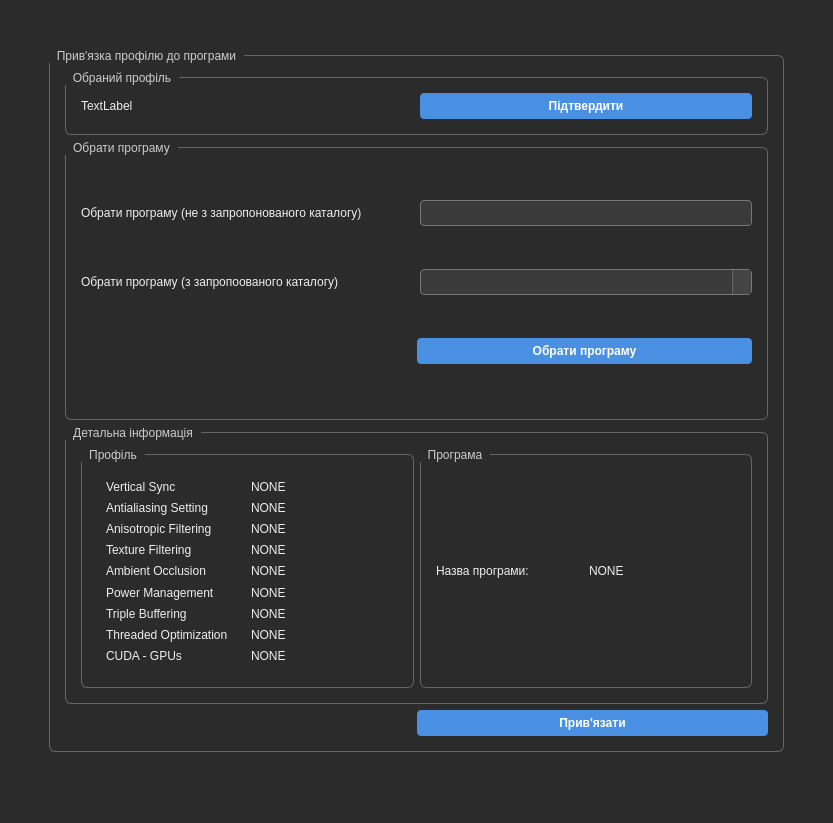
<?xml version="1.0" encoding="UTF-8"?>
<ui version="4.0">
 <class>linkingWindow</class>
 <widget class="QMainWindow" name="linkingWindow">
  <property name="geometry">
   <rect>
    <x>0</x>
    <y>0</y>
    <width>833</width>
    <height>823</height>
   </rect>
  </property>
  <property name="windowTitle">
   <string>MainWindow</string>
  </property>
  <property name="styleSheet">
   <string notr="true">/* Загальний фон */
QWidget {
    background-color: #2b2b2b;
    color: #f0f0f0;
    font-family: &quot;Segoe UI&quot;, &quot;Roboto&quot;, sans-serif;
    font-size: 12px;
}

/* QLabel */
QLabel {
    color: #eeeeee;
    font-weight: normal;
}

/* QComboBox */
QComboBox {
    background-color: #3a3a3a;
    border: 1px solid #777;
    border-radius: 4px;
    padding: 4px;
    color: #ffffff;
}

QComboBox:hover {
    border: 1px solid #aaa;
    background-color: #444;
}

QComboBox::drop-down {
    subcontrol-origin: padding;
    subcontrol-position: top right;
    width: 18px;
    border-left: 1px solid #666;
    background-color: #444;
}

QComboBox QAbstractItemView {
    background-color: #3a3a3a;
    selection-background-color: #505050;
    border: 1px solid #555;
    color: #ffffff;
}

/* QGroupBox */
QGroupBox {
    border: 1px solid #666;
    border-radius: 6px;
    margin-top: 6px;
    padding: 6px;
}

QGroupBox::title {
    subcontrol-origin: margin;
    subcontrol-position: top left;
    padding: 0 6px;
    color: #cccccc;
    background-color: #2b2b2b;
}

/* QScrollArea */
QScrollArea {
    border: none;
    background-color: #2b2b2b;
}

QScrollBar:vertical {
    border: none;
    background: #3a3a3a;
    width: 10px;
    margin: 2px;
}

QScrollBar::handle:vertical {
    background: #666;
    min-height: 20px;
    border-radius: 4px;
}

QScrollBar::add-line:vertical,
QScrollBar::sub-line:vertical {
    height: 0px;
}

QScrollBar::add-page:vertical,
QScrollBar::sub-page:vertical {
    background: none;
}

/* QPushButton — кнопки виразні */
QPushButton {
    background-color: #4a90e2;
    color: white;
    border: none;
    border-radius: 4px;
    padding: 6px 12px;
    font-weight: bold;
}

QPushButton:hover {
    background-color: #5aa0f0;
}

QPushButton:pressed {
    background-color: #3f7ecb;
}

/* QLineEdit */
QLineEdit {
    background-color: #3a3a3a;
    border: 1px solid #777;
    border-radius: 4px;
    padding: 4px 6px;
    color: #ffffff;
    selection-background-color: #4a90e2;
    selection-color: #ffffff;
}

QLineEdit:hover {
    border: 1px solid #aaa;
    background-color: #444;
}

QLineEdit:focus {
    border: 1px solid #4a90e2;
    background-color: #3f3f3f;
}

</string>
  </property>
  <widget class="QWidget" name="centralwidget">
   <layout class="QGridLayout" name="gridLayout" rowstretch="0,2,0" columnstretch="0,1,1,0">
    <item row="0" column="1">
     <spacer name="verticalSpacer">
      <property name="orientation">
       <enum>Qt::Orientation::Vertical</enum>
      </property>
      <property name="sizeHint" stdset="0">
       <size>
        <width>20</width>
        <height>40</height>
       </size>
      </property>
     </spacer>
    </item>
    <item row="1" column="0">
     <spacer name="horizontalSpacer">
      <property name="orientation">
       <enum>Qt::Orientation::Horizontal</enum>
      </property>
      <property name="sizeHint" stdset="0">
       <size>
        <width>40</width>
        <height>20</height>
       </size>
      </property>
     </spacer>
    </item>
    <item row="1" column="1" colspan="2">
     <layout class="QVBoxLayout" name="verticalLayout">
      <item>
       <widget class="QGroupBox" name="groupBox">
        <property name="title">
         <string>Прив'язка профілю до програми</string>
        </property>
        <layout class="QGridLayout" name="gridLayout_2">
         <item row="0" column="0">
          <layout class="QVBoxLayout" name="verticalLayout_2" stretch="0,1,1">
           <item>
            <layout class="QHBoxLayout" name="horizontalLayout_3">
             <item>
              <widget class="QGroupBox" name="groupBox_2">
               <property name="title">
                <string>Обраний профіль</string>
               </property>
               <layout class="QGridLayout" name="gridLayout_3">
                <item row="0" column="0">
                 <layout class="QHBoxLayout" name="horizontalLayout_4">
                  <item>
                   <widget class="QLabel" name="label_profileName">
                    <property name="text">
                     <string>TextLabel</string>
                    </property>
                   </widget>
                  </item>
                  <item>
                   <widget class="QPushButton" name="button_profileCheck">
                    <property name="text">
                     <string>Підтвердити</string>
                    </property>
                   </widget>
                  </item>
                 </layout>
                </item>
               </layout>
              </widget>
             </item>
            </layout>
           </item>
           <item>
            <layout class="QHBoxLayout" name="horizontalLayout">
             <item>
              <widget class="QGroupBox" name="groupBox_3">
               <property name="title">
                <string>Обрати програму</string>
               </property>
               <layout class="QGridLayout" name="gridLayout_4">
                <item row="1" column="0">
                 <layout class="QHBoxLayout" name="horizontalLayout_6" stretch="1,1">
                  <item>
                   <widget class="QLabel" name="label_2">
                    <property name="text">
                     <string>Обрати програму (з запропоованого каталогу)</string>
                    </property>
                   </widget>
                  </item>
                  <item>
                   <widget class="QComboBox" name="comboBox_pathToApp"/>
                  </item>
                 </layout>
                </item>
                <item row="2" column="0">
                 <layout class="QHBoxLayout" name="horizontalLayout_7" stretch="2,2">
                  <item>
                   <spacer name="horizontalSpacer_3">
                    <property name="orientation">
                     <enum>Qt::Orientation::Horizontal</enum>
                    </property>
                    <property name="sizeHint" stdset="0">
                     <size>
                      <width>40</width>
                      <height>20</height>
                     </size>
                    </property>
                   </spacer>
                  </item>
                  <item>
                   <widget class="QPushButton" name="button_AppCheck">
                    <property name="text">
                     <string>Обрати програму</string>
                    </property>
                   </widget>
                  </item>
                 </layout>
                </item>
                <item row="0" column="0">
                 <layout class="QHBoxLayout" name="horizontalLayout_5" stretch="1,1">
                  <item>
                   <widget class="QLabel" name="label">
                    <property name="text">
                     <string>Обрати програму (не з запропонованого каталогу)</string>
                    </property>
                   </widget>
                  </item>
                  <item>
                   <widget class="QLineEdit" name="lineEdit_pathToApp"/>
                  </item>
                 </layout>
                </item>
               </layout>
              </widget>
             </item>
            </layout>
           </item>
           <item>
            <layout class="QHBoxLayout" name="horizontalLayout_2">
             <item>
              <widget class="QGroupBox" name="groupBox_4">
               <property name="title">
                <string>Детальна інформація</string>
               </property>
               <layout class="QGridLayout" name="gridLayout_5">
                <item row="0" column="0">
                 <layout class="QHBoxLayout" name="horizontalLayout_9" stretch="1,1">
                  <item>
                   <widget class="QGroupBox" name="groupBox_5">
                    <property name="title">
                     <string>Профіль</string>
                    </property>
                    <layout class="QGridLayout" name="gridLayout_6">
                     <item row="0" column="0">
                      <widget class="QScrollArea" name="scrollArea">
                       <property name="widgetResizable">
                        <bool>true</bool>
                       </property>
                       <widget class="QWidget" name="scrollAreaWidgetContents">
                        <property name="geometry">
                         <rect>
                          <x>0</x>
                          <y>0</y>
                          <width>278</width>
                          <height>230</height>
                         </rect>
                        </property>
                        <layout class="QGridLayout" name="gridLayout_7">
                         <item row="0" column="0">
                          <layout class="QVBoxLayout" name="verticalLayout_3">
                           <item>
                            <layout class="QHBoxLayout" name="horizontalLayout_18">
                             <item>
                              <widget class="QLabel" name="label_20">
                               <property name="text">
                                <string>Vertical Sync</string>
                               </property>
                              </widget>
                             </item>
                             <item>
                              <widget class="QLabel" name="label_VertSync">
                               <property name="text">
                                <string>NONE</string>
                               </property>
                              </widget>
                             </item>
                            </layout>
                           </item>
                           <item>
                            <layout class="QHBoxLayout" name="horizontalLayout_17">
                             <item>
                              <widget class="QLabel" name="label_18">
                               <property name="text">
                                <string>Antialiasing Setting</string>
                               </property>
                              </widget>
                             </item>
                             <item>
                              <widget class="QLabel" name="label_AntMode">
                               <property name="text">
                                <string>NONE</string>
                               </property>
                              </widget>
                             </item>
                            </layout>
                           </item>
                           <item>
                            <layout class="QHBoxLayout" name="horizontalLayout_16">
                             <item>
                              <widget class="QLabel" name="label_16">
                               <property name="text">
                                <string>Anisotropic Filtering</string>
                               </property>
                              </widget>
                             </item>
                             <item>
                              <widget class="QLabel" name="label_AnisFiltering">
                               <property name="text">
                                <string>NONE</string>
                               </property>
                              </widget>
                             </item>
                            </layout>
                           </item>
                           <item>
                            <layout class="QHBoxLayout" name="horizontalLayout_15">
                             <item>
                              <widget class="QLabel" name="label_14">
                               <property name="text">
                                <string>Texture Filtering</string>
                               </property>
                              </widget>
                             </item>
                             <item>
                              <widget class="QLabel" name="label_TextFiltQuality">
                               <property name="text">
                                <string>NONE</string>
                               </property>
                              </widget>
                             </item>
                            </layout>
                           </item>
                           <item>
                            <layout class="QHBoxLayout" name="horizontalLayout_14">
                             <item>
                              <widget class="QLabel" name="label_4">
                               <property name="text">
                                <string>Ambient Occlusion</string>
                               </property>
                              </widget>
                             </item>
                             <item>
                              <widget class="QLabel" name="label_AmbOcculusion">
                               <property name="text">
                                <string>NONE</string>
                               </property>
                              </widget>
                             </item>
                            </layout>
                           </item>
                           <item>
                            <layout class="QHBoxLayout" name="horizontalLayout_13">
                             <item>
                              <widget class="QLabel" name="label_6">
                               <property name="text">
                                <string>Power Management</string>
                               </property>
                              </widget>
                             </item>
                             <item>
                              <widget class="QLabel" name="label_PowManagMode">
                               <property name="text">
                                <string>NONE</string>
                               </property>
                              </widget>
                             </item>
                            </layout>
                           </item>
                           <item>
                            <layout class="QHBoxLayout" name="horizontalLayout_12">
                             <item>
                              <widget class="QLabel" name="label_7">
                               <property name="text">
                                <string>Triple Buffering</string>
                               </property>
                              </widget>
                             </item>
                             <item>
                              <widget class="QLabel" name="label_TripBuffering">
                               <property name="text">
                                <string>NONE</string>
                               </property>
                              </widget>
                             </item>
                            </layout>
                           </item>
                           <item>
                            <layout class="QHBoxLayout" name="horizontalLayout_11">
                             <item>
                              <widget class="QLabel" name="label_10">
                               <property name="text">
                                <string>Threaded Optimization</string>
                               </property>
                              </widget>
                             </item>
                             <item>
                              <widget class="QLabel" name="label_ThrOpti">
                               <property name="text">
                                <string>NONE</string>
                               </property>
                              </widget>
                             </item>
                            </layout>
                           </item>
                           <item>
                            <layout class="QHBoxLayout" name="horizontalLayout_10">
                             <item>
                              <widget class="QLabel" name="label_12">
                               <property name="text">
                                <string>CUDA - GPUs</string>
                               </property>
                              </widget>
                             </item>
                             <item>
                              <widget class="QLabel" name="label_CUDA">
                               <property name="text">
                                <string>NONE</string>
                               </property>
                              </widget>
                             </item>
                            </layout>
                           </item>
                          </layout>
                         </item>
                        </layout>
                       </widget>
                      </widget>
                     </item>
                    </layout>
                   </widget>
                  </item>
                  <item>
                   <widget class="QGroupBox" name="groupBox_6">
                    <property name="title">
                     <string>Програма</string>
                    </property>
                    <layout class="QGridLayout" name="gridLayout_9">
                     <item row="0" column="0">
                      <layout class="QGridLayout" name="gridLayout_8">
                       <item row="0" column="0">
                        <widget class="QLabel" name="label_21">
                         <property name="text">
                          <string>Назва програми:</string>
                         </property>
                        </widget>
                       </item>
                       <item row="0" column="1">
                        <widget class="QLabel" name="label_programName">
                         <property name="text">
                          <string>NONE</string>
                         </property>
                        </widget>
                       </item>
                      </layout>
                     </item>
                    </layout>
                   </widget>
                  </item>
                 </layout>
                </item>
               </layout>
              </widget>
             </item>
            </layout>
           </item>
          </layout>
         </item>
         <item row="1" column="0">
          <layout class="QHBoxLayout" name="horizontalLayout_8" stretch="1,1">
           <item>
            <spacer name="horizontalSpacer_4">
             <property name="orientation">
              <enum>Qt::Orientation::Horizontal</enum>
             </property>
             <property name="sizeHint" stdset="0">
              <size>
               <width>40</width>
               <height>20</height>
              </size>
             </property>
            </spacer>
           </item>
           <item>
            <widget class="QPushButton" name="pushButton_2">
             <property name="text">
              <string>Прив'язати</string>
             </property>
            </widget>
           </item>
          </layout>
         </item>
        </layout>
       </widget>
      </item>
     </layout>
    </item>
    <item row="1" column="3">
     <spacer name="horizontalSpacer_2">
      <property name="orientation">
       <enum>Qt::Orientation::Horizontal</enum>
      </property>
      <property name="sizeHint" stdset="0">
       <size>
        <width>40</width>
        <height>20</height>
       </size>
      </property>
     </spacer>
    </item>
    <item row="2" column="2">
     <spacer name="verticalSpacer_2">
      <property name="orientation">
       <enum>Qt::Orientation::Vertical</enum>
      </property>
      <property name="sizeHint" stdset="0">
       <size>
        <width>20</width>
        <height>40</height>
       </size>
      </property>
     </spacer>
    </item>
   </layout>
  </widget>
  <widget class="QMenuBar" name="menubar">
   <property name="geometry">
    <rect>
     <x>0</x>
     <y>0</y>
     <width>833</width>
     <height>22</height>
    </rect>
   </property>
  </widget>
  <widget class="QStatusBar" name="statusbar"/>
 </widget>
 <resources/>
 <connections/>
</ui>
